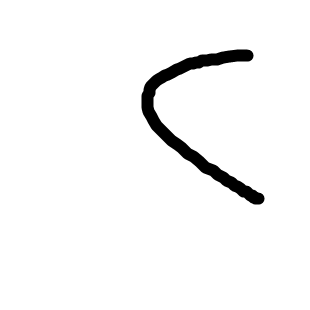
%> input picture arabic/predict/2.png, 310 x 310 px
$ octave --eval "result = pred_number('2.png');"   (GNU Octave 9; MATLAB toolbox functions it lacks are replaced by stand-ins)
%> lines starting %> are read from the running program, lines starting %| are printed output that depends on the picture; in (x1, y1, x2, y2) boxes, pixels count from 0 and x2, y2 are one past the last pixel; in counts of white or black regions, pixels touching at a corner belong together; the program's own positions count from 1
### arabic/predict/center_move.m
function  shiftedImage = center_move(im_file)
%> called with im_file = '2.png'

im = imread(im_file);
%> im is the input picture: size 310x310x3 uint8; min 0, max 255, mean 246
im = rgb2gray(im);
%> im: size 310x310 uint8
im_binary = imcomplement(im);
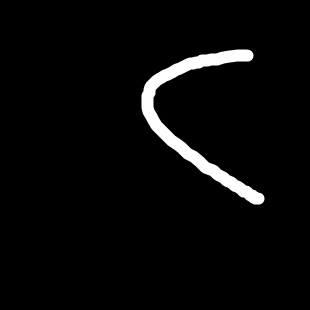
%> im_binary: size 310x310 uint8; min 0, max 255, mean 9
im_binary = im_binary>0;
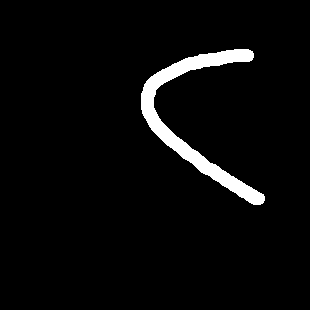
%> im_binary: size 310x310 logical; 3.9% white; 1 white region, box (x1, y1, x2, y2) and area: (141, 49, 265, 205) 3742

%%
measurements = regionprops(im_binary, 'Centroid');
%> measurements = 1 region; Centroid: [196.6 119.1]
[rows, columns] = size(im_binary);
%> rows = 310; columns = 310
rowsToShift = round(rows/2- measurements.Centroid(2));
%> rowsToShift = 36
columnsToShift = round(columns/2 - measurements.Centroid(1));
%> columnsToShift = -42

% Call circshift to move region to the center.
shiftedImage = circshift(im, [rowsToShift columnsToShift]);
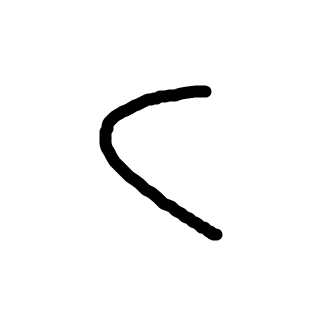
%> shiftedImage: size 310x310 uint8; min 0, max 255, mean 246; mean of the top-left, top-right, bottom-left and bottom-right quarters 243.9, 247.8, 247.3, 244.9

imshow(shiftedImage)
end

### arabic/predict/sigmoid.m
function g = sigmoid(z)
%SIGMOID Compute sigmoid functoon
%   J = SIGMOID(z) computes the sigmoid of z.

g = 1.0 ./ (1.0 + exp(-z));
end

### arabic/predict/pred_number.m
function [pred] = pred_number(im_file)
load('arabic_theta.mat');
shiftedImage = center_move(im_file);

shiftedImage = uint8(255) - shiftedImage;     %complement image
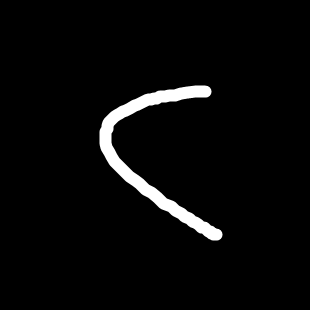
%> shiftedImage: size 310x310 uint8; min 0, max 255, mean 9; mean of the top-left, top-right, bottom-left and bottom-right quarters 11.1, 7.2, 7.7, 10.1
shiftedImage = imresize(shiftedImage,[28,28]);
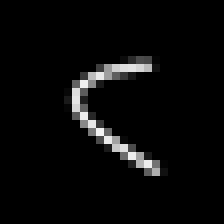
%> shiftedImage: size 28x28 uint8 (shown 8 times larger); min 0, max 242, mean 9.4
imshow(shiftedImage)
shiftedImage = shiftedImage(:);
%> shiftedImage = 784 values, max 242 at index 353, min 0 at index 1, mean 9.42
shiftedImage = double(shiftedImage)/127.5 - 1;
%> shiftedImage = 784 values, max 0.898 at index 353, min -1 at index 1, mean -0.926
a1 = shiftedImage;
%> a1 has the same summary as shiftedImage

  a1 = [ 1; a1];
%> a1 = 785 values, max 1 at index 1, min -1 at index 2, mean -0.924
  z2 = Theta1 * a1;
%> z2 = 300 values, max 8.22 at index 239, min -7.21 at index 28, mean -0.304
  a2 = sigmoid(z2);
%> in sigmoid, `g = 1.0 ./ (1.0 + exp(-z));`: g = 300 values, max 1 at index 239, min 0.000739 at index 28, mean 0.456
%> a2 has the same summary as g in sigmoid
  a2 = [1;a2];
%> a2 = 301 values, max 1 at index 1, min 0.000739 at index 29, mean 0.457
  z3 = Theta2 * a2;
%> z3 = 300 values, max 1.51 at index 57, min -1.72 at index 4, mean -0.137
  a3 = sigmoid(z3);
%> a3 = 300 values, max 0.819 at index 57, min 0.152 at index 4, mean 0.469
  a3 = [1;a3];
%> a3 = 301 values, max 1 at index 1, min 0.152 at index 5, mean 0.47
  z4 = Theta3 * a3;
%> z4 = [-10.87; 2.23; -4.88; -11.98; -9.5; -15.17; -4.86; -10.47; -10.4; -20.64]
  a4 = sigmoid(z4);
%> a4 = [1.9e-05; 0.903; 0.00756; 6.29e-06; 7.51e-05; 2.58e-07; 0.00772; 2.84e-05; 3.05e-05; 1.09e-09]

[~, pred] = max((a4));
%> pred = 2

if pred == 10
    pred = 0;
end

end
